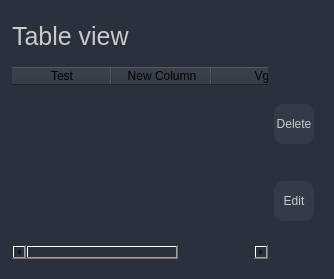
                     <widget class="QFrame" name="frame_table_2">
                      <property name="styleSheet">
                       <string notr="true">background-color: rgb(42,49,61);
border-radius: 20px;</string>
                      </property>
                      <property name="frameShape">
                       <enum>QFrame::StyledPanel</enum>
                      </property>
                      <property name="frameShadow">
                       <enum>QFrame::Raised</enum>
                      </property>
                      <layout class="QVBoxLayout" name="verticalLayout_22">
                       <property name="leftMargin">
                        <number>12</number>
                       </property>
                       <item>
                        <widget class="QLabel" name="label_14">
                         <property name="minimumSize">
                          <size>
                           <width>0</width>
                           <height>50</height>
                          </size>
                         </property>
                         <property name="maximumSize">
                          <size>
                           <width>16777215</width>
                           <height>50</height>
                          </size>
                         </property>
                         <property name="styleSheet">
                          <string notr="true">QLabel {
	color: rgb(201, 202, 204);
	font-size: 25px;
}
</string>
                         </property>
                         <property name="text">
                          <string>Table view</string>
                         </property>
                        </widget>
                       </item>
                       <item>
                        <widget class="QFrame" name="frame_22">
                         <property name="minimumSize">
                          <size>
                           <width>0</width>
                           <height>0</height>
                          </size>
                         </property>
                         <property name="frameShape">
                          <enum>QFrame::StyledPanel</enum>
                         </property>
                         <property name="frameShadow">
                          <enum>QFrame::Raised</enum>
                         </property>
                         <layout class="QHBoxLayout" name="horizontalLayout_11">
                          <property name="leftMargin">
                           <number>0</number>
                          </property>
                          <property name="topMargin">
                           <number>0</number>
                          </property>
                          <item>
                           <widget class="QTableWidget" name="tableWidget_db_view">
                            <property name="sizePolicy">
                             <sizepolicy hsizetype="Preferred" vsizetype="Preferred">
                              <horstretch>0</horstretch>
                              <verstretch>0</verstretch>
                             </sizepolicy>
                            </property>
                            <property name="maximumSize">
                             <size>
                              <width>16777215</width>
                              <height>16777215</height>
                             </size>
                            </property>
                            <property name="frameShadow">
                             <enum>QFrame::Plain</enum>
                            </property>
                            <attribute name="horizontalHeaderVisible">
                             <bool>true</bool>
                            </attribute>
                            <column>
                             <property name="text">
                              <string>Test</string>
                             </property>
                            </column>
                            <column>
                             <property name="text">
                              <string>New Column</string>
                             </property>
                            </column>
                            <column>
                             <property name="text">
                              <string>Vg</string>
                             </property>
                            </column>
                           </widget>
                          </item>
                          <item>
                           <widget class="QFrame" name="btn_quick_edit">
                            <property name="minimumSize">
                             <size>
                              <width>40</width>
                              <height>0</height>
                             </size>
                            </property>
                            <property name="maximumSize">
                             <size>
                              <width>40</width>
                              <height>16777215</height>
                             </size>
                            </property>
                            <property name="frameShape">
                             <enum>QFrame::StyledPanel</enum>
                            </property>
                            <property name="frameShadow">
                             <enum>QFrame::Plain</enum>
                            </property>
                            <layout class="QVBoxLayout" name="verticalLayout_29">
                             <property name="spacing">
                              <number>0</number>
                             </property>
                             <property name="leftMargin">
                              <number>0</number>
                             </property>
                             <property name="topMargin">
                              <number>0</number>
                             </property>
                             <property name="rightMargin">
                              <number>0</number>
                             </property>
                             <property name="bottomMargin">
                              <number>0</number>
                             </property>
                             <item>
                              <widget class="QToolButton" name="toolButton_delete">
                               <property name="minimumSize">
                                <size>
                                 <width>40</width>
                                 <height>40</height>
                                </size>
                               </property>
                               <property name="maximumSize">
                                <size>
                                 <width>40</width>
                                 <height>40</height>
                                </size>
                               </property>
                               <property name="styleSheet">
                                <string notr="true">QToolButton{
	background-color: rgb(52, 59, 72);
	border-radius: 10px;
	font-size: 12px;
	color: rgb(201, 202, 204);

}
QToolButton:hover {
	background-color: rgb(57, 65, 80);
	border: 2px solid rgb(61, 70, 86);
}
QToolButton:pressed {	
	background-color: rgb(35, 40, 49);
	border: 2px solid rgb(43, 50, 61);
}</string>
                               </property>
                               <property name="text">
                                <string>Delete</string>
                               </property>
                               <property name="icon">
                                <iconset>
                                 <normalon>icons/24x24/cil-trash.png</normalon>
                                </iconset>
                               </property>
                               <property name="iconSize">
                                <size>
                                 <width>20</width>
                                 <height>20</height>
                                </size>
                               </property>
                               <property name="toolButtonStyle">
                                <enum>Qt::ToolButtonTextUnderIcon</enum>
                               </property>
                              </widget>
                             </item>
                             <item>
                              <widget class="QToolButton" name="toolButton_2">
                               <property name="minimumSize">
                                <size>
                                 <width>40</width>
                                 <height>40</height>
                                </size>
                               </property>
                               <property name="maximumSize">
                                <size>
                                 <width>40</width>
                                 <height>40</height>
                                </size>
                               </property>
                               <property name="styleSheet">
                                <string notr="true">QToolButton{
	background-color: rgb(52, 59, 72);
	border-radius: 10px;
	font-size: 12px;
	color: rgb(201, 202, 204);

}
QToolButton:hover {
	background-color: rgb(57, 65, 80);
	border: 2px solid rgb(61, 70, 86);
}
QToolButton:pressed {	
	background-color: rgb(35, 40, 49);
	border: 2px solid rgb(43, 50, 61);
}</string>
                               </property>
                               <property name="text">
                                <string>Edit</string>
                               </property>
                               <property name="icon">
                                <iconset>
                                 <normalon>icons/24x24/cil-description.png</normalon>
                                </iconset>
                               </property>
                               <property name="iconSize">
                                <size>
                                 <width>20</width>
                                 <height>20</height>
                                </size>
                               </property>
                               <property name="toolButtonStyle">
                                <enum>Qt::ToolButtonTextUnderIcon</enum>
                               </property>
                              </widget>
                             </item>
                            </layout>
                           </widget>
                          </item>
                         </layout>
                        </widget>
                       </item>
                      </layout>
                     </widget>
